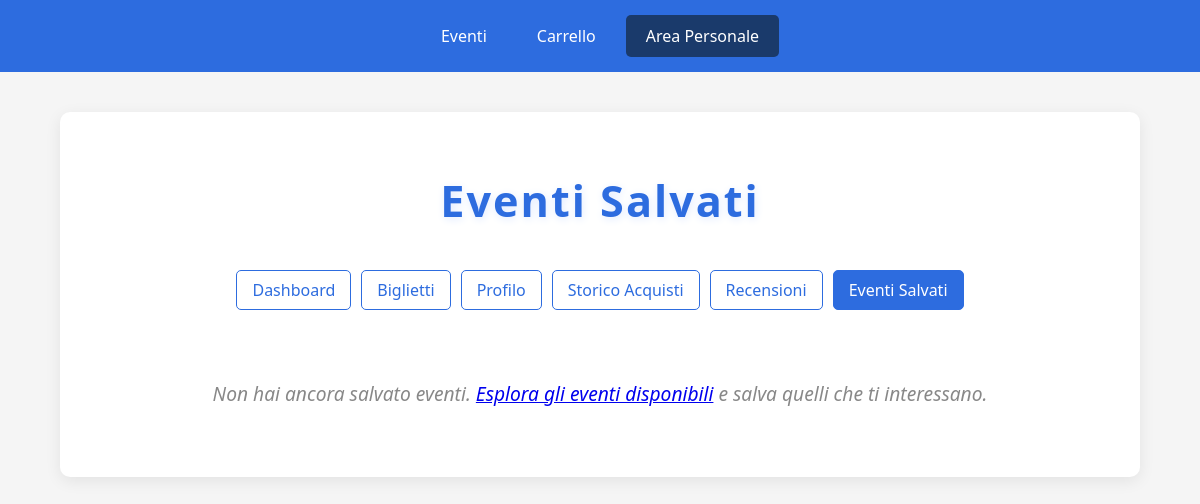
/area-personale/eventi-salvati/ (signed in), run on an earlier commit of the app's database.
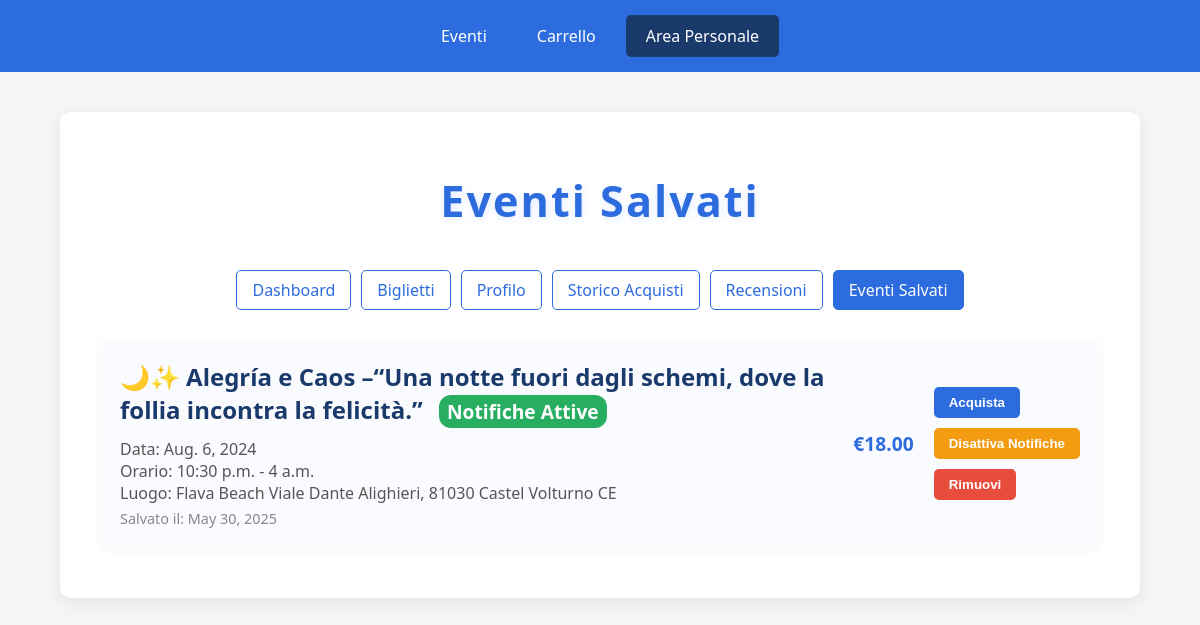
And on a later commit of the database.
### Event_Hub/models.py (models this page shows)
class EventoSalvato(models.Model):
    id = models.AutoField(primary_key=True)
    utente = models.ForeignKey(Utente, on_delete=models.CASCADE)
    evento = models.ForeignKey(Evento, on_delete=models.CASCADE)
    data_salvataggio = models.DateField(auto_now_add=True)
    notifiche_attive = models.BooleanField(default=True)
    class Meta:
        unique_together = ('utente', 'evento')  # Un utente può salvare un evento una sola volta

class Evento(models.Model):
    nome = models.CharField(max_length=100, primary_key=True)
    data = models.DateField()
    ora_inizio = models.TimeField()
    ora_fine = models.TimeField()
    luogo = models.CharField(max_length=100)
    descrizione = models.TextField()
    organizzatore = models.ForeignKey(Organizzatore, on_delete=models.CASCADE)
    biglietti_disponibili = models.IntegerField()
    prezzo = models.DecimalField(max_digits=10, decimal_places=2, default=0.00)

### Event_Hub/views.py (the view, shortened to what this page needs)
# urls.py: path('area-personale/eventi-salvati/', eventi_salvati, name='eventi_salvati'),
def eventi_salvati(request):
    utente_email = request.session.get('utente_email')
    if not utente_email:
        return redirect('login')
    try:
        utente = Utente.objects.get(email=utente_email)
        saved_events = EventoSalvato.objects.filter(utente=utente).select_related('evento').order_by('-data_salvataggio')
        today = timezone.now().date()
        context = {
            'utente': utente,
            'eventi_salvati': saved_events,
            'today': today
        }
        return render(request, 'eventi_salvati.html', context)
    except Utente.DoesNotExist:
        return redirect('login')

### templates/eventi_salvati.html (shortened to what this page needs)
<!DOCTYPE html>
<html lang="it">
<head>
</head>
<body>
    <div class="nav-menu">
        <a href="{% url 'eventi' %}">Eventi</a>
        <a href="{% url 'carrello' %}">Carrello</a>
        <a href="{% url 'area_personale' %}" class="active">Area Personale</a>
    </div>
    <div class="container">
        <h1>Eventi Salvati</h1>
        <div class="sub-nav">
            <a href="{% url 'area_personale' %}">Dashboard</a>
            <a href="{% url 'biglietti' %}">Biglietti</a>
            <a href="{% url 'profilo' %}">Profilo</a>
            <a href="{% url 'storico_acquisti' %}">Storico Acquisti</a>
            <a href="{% url 'recensioni' %}">Recensioni</a>
            <a href="{% url 'eventi_salvati' %}" class="active">Eventi Salvati</a>
        </div>
        <div class="saved-events-list">
            {% if eventi_salvati %}
                {% for evento_salvato in eventi_salvati %}
                    <div class="event-card">
                        <div class="event-info">
                            <div class="event-title">
                                {{ evento_salvato.evento.nome }}
                                <span class="notification-badge {% if evento_salvato.notifiche_attive %}notification-active{% else %}notification-inactive{% endif %}">
                                    Notifiche {% if evento_salvato.notifiche_attive %}Attive{% else %}Disattivate{% endif %}
                                </span>
                            </div>
                            <div class="event-details">
                                Data: {{ evento_salvato.evento.data }}<br>
                                Orario: {{ evento_salvato.evento.ora_inizio }} - {{ evento_salvato.evento.ora_fine }}<br>
                                Luogo: {{ evento_salvato.evento.luogo }}
                            </div>
                            <div class="event-date">
                                Salvato il: {{ evento_salvato.data_salvataggio }}
                            </div>
                        </div>
                        <div class="event-price">
                            €{{ evento_salvato.evento.prezzo|floatformat:2 }}
                        </div>
                        <div class="event-actions">
                            <form action="{% url 'aggiungi_al_carrello' %}" method="post">
                                <button type="submit" class="event-button button-primary">Acquista</button>
                            </form>
                            <form action="{% url 'eventi_salvati' %}" method="post">
                                <button type="submit" class="event-button button-warning">
                                    {% if evento_salvato.notifiche_attive %}Disattiva{% else %}Attiva{% endif %} Notifiche
                                </button>
                            </form>
                            <form action="{% url 'eventi_salvati' %}" method="post">
                                <button type="submit" class="event-button button-danger">Rimuovi</button>
                            </form>
                        </div>
                    </div>
                {% endfor %}
            {% else %}
                <div class="empty-state">
                    Non hai ancora salvato eventi. <a href="{% url 'eventi' %}">Esplora gli eventi disponibili</a> e salva quelli che ti interessano.
                </div>
            {% endif %}
        </div>
    </div>
</body>
</html>

What changed in the data, as far as the page shows it:
added EventoSalvato: evento.nome "🌙✨ Alegría e Caos –“Una notte fuori dagli schemi, dove la follia incontra la felicità.”", notifiche_attive "Attive", evento.data "Aug. 6, 2024", evento.ora_inizio "10:30 p.m.", evento.ora_fine "4 a.m.", evento.luogo "Flava Beach Viale Dante Alighieri, 81030 Castel Volturno CE", data_salvataggio "May 30, 2025", evento.prezzo "18.00"
Also different on the page:
text no longer shown: "Non hai ancora salvato eventi. Esplora gli eventi disponibili e salva quelli che ti interessano."
